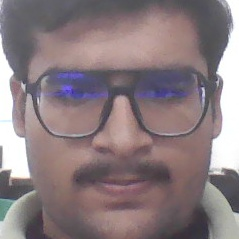
#> input picture temp_face.jpg, 239 x 239 px, given in place of the camera
$ python enhanced_face_attendance_red.py
#> lines starting #> are read from the running program, lines starting #| are printed output that depends on the picture; after the words box and inside, x2 and y2 are one past the last pixel; in counts of white or black regions, pixels touching at a corner belong together
import cv2
import numpy as np
import os
import json
import pickle
import sqlite3
from datetime import datetime
import time
import threading
import shutil

class EnhancedFaceRecognition:
    def __init__(self):
        # Initialize face detector
        self.face_cascade = cv2.CascadeClassifier(cv2.data.haarcascades + 'haarcascade_frontalface_default.xml')

        # Database and storage setup
        self.attendance_db = "attendance.db"
        self.known_faces_dir = "known_faces"
        self.face_encodings_file = "face_encodings.pkl"

        # Data structures
        self.known_face_encodings = []
        self.known_face_names = []

        # Tracking variables
        self.current_unknown_face = None
        self.pending_name_input = False
        self.name_input = ""
        self.unknown_face_detected = False
        self.unknown_face_timer = 0

        # Create directories if they don't exist
        os.makedirs(self.known_faces_dir, exist_ok=True)

        # Initialize systems
        self.setup_database()
        self.load_known_faces()

    def setup_database(self):
        """Initialize SQLite database for attendance"""
        conn = sqlite3.connect(self.attendance_db)
        cursor = conn.cursor()

        cursor.execute('''
            CREATE TABLE IF NOT EXISTS attendance (
                id INTEGER PRIMARY KEY AUTOINCREMENT,
                name TEXT NOT NULL,
                date TEXT NOT NULL,
                time TEXT NOT NULL,
                status TEXT DEFAULT 'Present',
                created_at TIMESTAMP DEFAULT CURRENT_TIMESTAMP
            )
        ''')

        conn.commit()
        conn.close()
        print("✅ Database initialized successfully")

    def load_known_faces(self):
        """Load known faces from directory and generate encodings"""
        print("🔄 Loading known faces...")

        # Try to load pre-computed encodings
        if os.path.exists(self.face_encodings_file):
            try:
                with open(self.face_encodings_file, 'rb') as f:
#> (reads face_encodings.pkl from the repository)
#> the answer given: 1
                    data = pickle.load(f)
                    self.known_face_encodings = data['encodings']
                    self.known_face_names = data['names']
                print(f"✅ Loaded {len(self.known_face_names)} known faces from cache")
                return
            except:
                print("❌ Failed to load cached encodings, regenerating...")

        # Regenerate encodings from images
        self.known_face_encodings = []
        self.known_face_names = []

        # Load from person folders
        for person_name in os.listdir(self.known_faces_dir):
            person_dir = os.path.join(self.known_faces_dir, person_name)
            if os.path.isdir(person_dir):
                # Get all images for this person
                image_files = [f for f in os.listdir(person_dir) if f.lower().endswith(('.jpg', '.jpeg', '.png'))]

                if image_files:
                    # Use the first image for encoding
                    first_image_path = os.path.join(person_dir, image_files[0])
                    image = cv2.imread(first_image_path)

                    if image is not None:
                        gray = cv2.cvtColor(image, cv2.COLOR_BGR2GRAY)
                        faces = self.face_cascade.detectMultiScale(gray, scaleFactor=1.1, minNeighbors=5, minSize=(30, 30))

                        if len(faces) == 1:
                            encoding = self.simple_face_encoding(image, faces[0])
                            if encoding is not None:
                                self.known_face_encodings.append(encoding)
                                self.known_face_names.append(person_name)
                                print(f"✅ Loaded face: {person_name} ({len(image_files)} photos)")

        # Save encodings for future use
        self.save_face_encodings()
        print(f"✅ Loaded {len(self.known_face_names)} known faces")

    def save_face_encodings(self):
        """Save face encodings to file"""
        data = {
            'encodings': self.known_face_encodings,
            'names': self.known_face_names
        }
        with open(self.face_encodings_file, 'wb') as f:
            pickle.dump(data, f)

    def simple_face_encoding(self, image, face_rect):
        """Create a simple face encoding using face region features"""
        try:
            x, y, w, h = face_rect

            # Extract face region
            face_roi = image[y:y+h, x:x+w]

            # Resize to standard size
            face_roi = cv2.resize(face_roi, (100, 100))

            # Convert to grayscale
            face_gray = cv2.cvtColor(face_roi, cv2.COLOR_BGR2GRAY)

            # Flatten and normalize
            encoding = face_gray.flatten().astype(np.float32)
            encoding /= 255.0  # Normalize to [0, 1]

            return encoding
        except Exception as e:
            print(f"❌ Error creating face encoding: {e}")
            return None

    def recognize_face(self, face_encoding):
        """Recognize a face from known encodings"""
        if not self.known_face_encodings:
            return None

        best_match_index = None
        best_distance = float('inf')

        for i, known_encoding in enumerate(self.known_face_encodings):
            distance = np.linalg.norm(face_encoding - known_encoding)
            if distance < best_distance:
                best_distance = distance
                best_match_index = i

        # Use a threshold to determine if it's a match
        if best_distance < 0.6:  # Adjust this threshold as needed
            return self.known_face_names[best_match_index]

        return None

    # [118 lines left out: function register_new_face, not called in this run]

    def save_new_face(self, image, face_rect, name):
        """Save a new face image from automatic detection"""
        try:
            x, y, w, h = face_rect

            # Create person's folder
            safe_name = "".join(c for c in name if c.isalnum() or c in (' ', '-', '_')).rstrip()
            person_dir = os.path.join(self.known_faces_dir, safe_name)
            os.makedirs(person_dir, exist_ok=True)

            # Extract face region
            face_roi = image[y:y+h, x:x+w]

            # Save single photo for automatic detection
            filename = f"auto_detected.jpg"
            filepath = os.path.join(person_dir, filename)
            cv2.imwrite(filepath, face_roi)

            print(f"✅ Saved new face: {name}")

            # Add to known faces
            encoding = self.simple_face_encoding(image, face_rect)
            if encoding is not None:
                self.known_face_encodings.append(encoding)
                self.known_face_names.append(name)
                self.save_face_encodings()

            return True
        except Exception as e:
            print(f"❌ Error saving new face: {e}")
            return False

    def mark_attendance(self, name):
        """Mark attendance in database"""
        today = datetime.now().strftime("%Y-%m-%d")
        current_time = datetime.now().strftime("%H:%M:%S")

        conn = sqlite3.connect(self.attendance_db)
        cursor = conn.cursor()

        # Check if already marked today
        cursor.execute(
            "SELECT id FROM attendance WHERE name = ? AND date = ?",
            (name, today)
        )

        if not cursor.fetchone():
            cursor.execute(
                "INSERT INTO attendance (name, date, time, status) VALUES (?, ?, ?, ?)",
                (name, today, current_time, 'Present')
            )
            conn.commit()
            print(f"✅ Attendance marked for {name} at {current_time}")
            result = True
        else:
            print(f"ℹ️ {name} already marked present today")
            result = False

        conn.close()
        return result

    def export_attendance(self):
        """Export today's attendance to CSV"""
        today = datetime.now().strftime("%Y-%m-%d")
        filename = f"attendance_{today}.csv"

        conn = sqlite3.connect(self.attendance_db)
        cursor = conn.cursor()

        cursor.execute(
            "SELECT name, date, time, status FROM attendance WHERE date = ? ORDER BY time",
            (today,)
        )

        records = cursor.fetchall()

        # Write to CSV
        import csv
        with open(filename, 'w', newline='') as csvfile:
            writer = csv.writer(csvfile)
            writer.writerow(['Name', 'Date', 'Time', 'Status'])
            writer.writerows(records)

        conn.close()
        print(f"📊 Attendance exported to {filename}")
        return len(records)

    # [24 lines left out: function view_attendance, not called in this run]

    def get_name_input(self):
        """Get name input from user in a separate thread"""
        print("\n🎯 NEW FACE DETECTED!")
        print("🔴 UNKNOWN PERSON DETECTED!")
        print("Please enter the name for this face:")
        self.name_input = input("Name: ").strip()
        self.pending_name_input = False

    def process_unknown_face(self, image, face_rect, face_encoding):
        """Process an unknown face - ask for name and save"""
        if self.pending_name_input:
            return "⏳ Waiting for name input..."

        # Set unknown face flag for visual feedback
        self.unknown_face_detected = True
        self.unknown_face_timer = time.time()

        # Store the unknown face data
        self.current_unknown_face = {
            'image': image.copy(),
            'face_rect': face_rect,
            'encoding': face_encoding
        }

        # Start name input in a separate thread
        self.pending_name_input = True
        input_thread = threading.Thread(target=self.get_name_input)
        input_thread.daemon = True
        input_thread.start()

        return "🔴 UNKNOWN - Enter name in console"

    def check_name_input(self):
        """Check if name input is complete and process the face"""
        if not self.pending_name_input and self.current_unknown_face is not None and self.name_input:
            # Process the saved face with the provided name
            image = self.current_unknown_face['image']
            face_rect = self.current_unknown_face['face_rect']
            encoding = self.current_unknown_face['encoding']
            name = self.name_input

            # Save the new face
            if self.save_new_face(image, face_rect, name):
                # Mark attendance
                self.mark_attendance(name)
                print(f"✅ Successfully registered {name} and marked attendance!")

            # Reset unknown face flag
            self.unknown_face_detected = False

            # Reset
            self.current_unknown_face = None
            self.name_input = ""
            return True

        return False

    def draw_red_alert(self, frame):
        """Draw red alert border and warning message"""
        height, width = frame.shape[:2]

        # Draw red border
        border_thickness = 10
        cv2.rectangle(frame, (0, 0), (width, height), (0, 0, 255), border_thickness)

        # Draw flashing red background for warning text
        current_time = time.time()
        if int(current_time * 2) % 2 == 0:  # Flash every 0.5 seconds
            cv2.rectangle(frame, (0, 0), (width, 80), (0, 0, 255), -1)
            cv2.putText(frame, "🚨 UNKNOWN FACE DETECTED!", (width//2 - 200, 30),
                       cv2.FONT_HERSHEY_SIMPLEX, 0.8, (255, 255, 255), 2)
            cv2.putText(frame, "Please enter name in console", (width//2 - 180, 60),
                       cv2.FONT_HERSHEY_SIMPLEX, 0.6, (255, 255, 255), 2)

        return frame

    def run_interactive_attendance(self):
        """Run interactive face recognition attendance system"""
        cap = cv2.VideoCapture(0)

        if not cap.isOpened():
            print("❌ Error: Could not open webcam")
            return

        print("\n🎥 Interactive Face Recognition Started")
        print("🔍 System will:")
        print("   - Show 🟢 GREEN for known faces")
        print("   - Show 🔴 RED for unknown faces")
        print("   - Ask for name when new face is detected")
        print("   - Prevent duplicate attendance")
        print("\nControls:")
        print("   - 'q': Quit")
        print("   - 'v': View attendance")
        print("   - 'e': Export attendance")
        print("   - 'c': Clear pending name input")

        # Track recently processed faces to avoid duplicates
        recent_faces = {}
        attendance_marked_today = set()

        while True:
            ret, frame = cap.read()
#> frame is the input picture: shape (239, 239, 3); mean B, G, R 127.5, 123.9, 138.6
            if not ret:
                print("❌ Error: Could not read frame")
                break

            # Create a copy for display
            display_frame = frame.copy()

            # Convert to grayscale for face detection
            gray = cv2.cvtColor(frame, cv2.COLOR_BGR2GRAY)
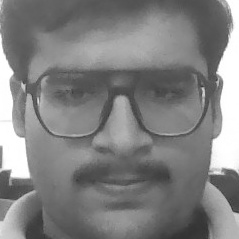
#> gray: shape (239, 239); min 49, max 255, mean 128.7

            # Detect faces
            faces = self.face_cascade.detectMultiScale(
                gray,
                scaleFactor=1.1,
                minNeighbors=5,
                minSize=(50, 50)
            )
#> faces = [[17, 15, 212, 212]]

            current_time = time.time()
            face_info = []
            unknown_faces_detected = False

            # Check for completed name input
            if self.check_name_input():
                # Refresh known faces after adding new one
                self.load_known_faces()

            # Reset unknown face flag after 3 seconds if no input
            if self.unknown_face_detected and current_time - self.unknown_face_timer > 3:
                self.unknown_face_detected = False

            for (x, y, w, h) in faces:
                # Create face encoding
                face_encoding = self.simple_face_encoding(frame, (x, y, w, h))

                if face_encoding is not None:
                    # Try to recognize face
                    name = self.recognize_face(face_encoding)

                    if name:
                        # Known face - check if attendance already marked today
                        if name not in attendance_marked_today:
                            # Mark attendance for known face (only once per day)
                            if self.mark_attendance(name):
                                attendance_marked_today.add(name)
                            status = "✅ Known - Attendance Marked"
                        else:
                            status = "✅ Known - Already Marked"
                        color = (0, 255, 0)  # Green
                        thickness = 2
                    else:
                        # Unknown face
                        unknown_faces_detected = True
                        face_id = f"unknown_{hash(face_encoding.tobytes()) % 10000:04d}"

                        # Check if we're already processing this face
                        if face_id in recent_faces and current_time - recent_faces[face_id] < 5:
                            status = "⏳ Processing..."
                            color = (255, 165, 0)  # Orange
                            name = "Unknown"
                            thickness = 2
                        else:
                            # New unknown face - ask for name
                            status = self.process_unknown_face(frame, (x, y, w, h), face_encoding)
                            recent_faces[face_id] = current_time
                            color = (0, 0, 255)  # RED for unknown
                            name = "UNKNOWN"
                            thickness = 3  # Thicker border for unknown faces

                    face_info.append((x, y, w, h, name, status, color, thickness))
#> this loop made 1 pass; the answer given on pass 1: temp_face.jpg
#> (unknown_faces_detected, face_id) on pass 1: (True, 'unknown_7507')
#> pass 1, in simple_face_encoding, `face_roi = cv2.resize(face_roi, (100, 100))`:
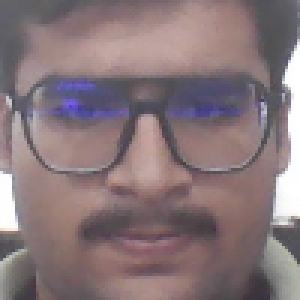
#> face_roi: shape (100, 100, 3) (shown 3 times larger); mean B, G, R 121.9, 118, 135.8
#> pass 1, in simple_face_encoding, `face_gray = cv2.cvtColor(face_roi, cv2.COLOR_BGR2GRAY)`:
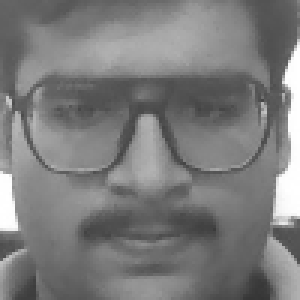
#> face_gray: shape (100, 100) (shown 3 times larger); min 53, max 255, mean 123.8
#> after the loop, attendance_marked_today = 0 items; face_info = [(17, 15, 212, 212, 'UNKNOWN', '🔴 UNKNOWN - Enter name in console', (0, 0, 255), 3)]; recent_faces = {'unknown_7507': 1.8e+09}

            # Draw face rectangles and info
            for (x, y, w, h, name, status, color, thickness) in face_info:
                # Draw rectangle with appropriate thickness
                cv2.rectangle(display_frame, (x, y), (x+w, y+h), color, thickness)

                # Draw name and status with background for better visibility
                text_color = (255, 255, 255)  # White text

                # For unknown faces, use red background
                if color == (0, 0, 255):
                    bg_color = (0, 0, 255)  # Red background
                    text_size_name = cv2.getTextSize(name, cv2.FONT_HERSHEY_SIMPLEX, 0.6, 2)[0]
                    cv2.rectangle(display_frame, (x, y-35), (x+text_size_name[0], y), bg_color, -1)
                    cv2.putText(display_frame, name, (x, y-10),
                               cv2.FONT_HERSHEY_SIMPLEX, 0.6, text_color, 2)

                    text_size_status = cv2.getTextSize(status, cv2.FONT_HERSHEY_SIMPLEX, 0.5, 1)[0]
                    cv2.rectangle(display_frame, (x, y+h), (x+text_size_status[0], y+h+25), bg_color, -1)
                    cv2.putText(display_frame, status, (x, y+h+20),
                               cv2.FONT_HERSHEY_SIMPLEX, 0.5, text_color, 1)
                else:
                    # For known faces, use semi-transparent background
                    cv2.putText(display_frame, name, (x, y-10),
                               cv2.FONT_HERSHEY_SIMPLEX, 0.5, color, 1)
                    cv2.putText(display_frame, status, (x, y+h+20),
                               cv2.FONT_HERSHEY_SIMPLEX, 0.4, color, 1)
#> this loop made 1 pass
#> (x, y, w, h, name, status, thickness, text_color) on pass 1: (17, 15, 212, 212, 'UNKNOWN', '🔴 UNKNOWN - Enter name in console', 3, (255, 255, 255))
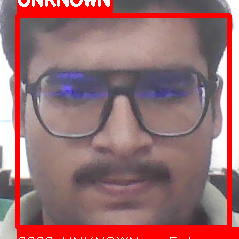
#> display_frame: shape (239, 239, 3); 13.13% of pixels changed, all inside (x1, y1, x2, y2) = (15, 0, 239, 239)

            # Draw red alert if unknown faces are detected
            if unknown_faces_detected or self.unknown_face_detected:
                display_frame = self.draw_red_alert(display_frame)
#> in draw_red_alert, `cv2.rectangle(frame, (0, 0), (width, height), (0, 0, 255), border_thic..`:
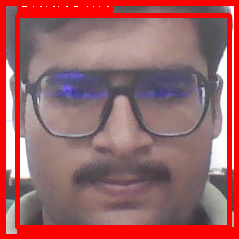
#> frame: shape (239, 239, 3); mean B, G, R 100.8, 97.6, 160.1

            # Display stats with colored backgrounds
            cv2.rectangle(display_frame, (5, 5), (300, 100), (0, 0, 0), -1)  # Black background for stats
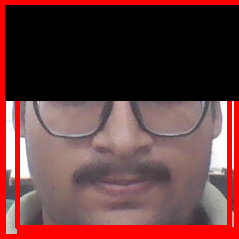
#> display_frame: shape (239, 239, 3); mean B, G, R 58.6, 58.2, 101

            cv2.putText(display_frame, f'Known Faces: {len(self.known_face_names)}', (10, 25),
                       cv2.FONT_HERSHEY_SIMPLEX, 0.6, (255, 255, 255), 1)
            cv2.putText(display_frame, f'Faces Detected: {len(faces)}', (10, 50),
                       cv2.FONT_HERSHEY_SIMPLEX, 0.6, (255, 255, 255), 1)

            # Show unknown face warning
            if unknown_faces_detected:
                cv2.putText(display_frame, 'UNKNOWN FACE: 🔴', (10, 75),
                           cv2.FONT_HERSHEY_SIMPLEX, 0.6, (0, 0, 255), 2)
            else:
                cv2.putText(display_frame, 'Status: 🟢 All Known', (10, 75),
                           cv2.FONT_HERSHEY_SIMPLEX, 0.6, (0, 255, 0), 1)

            # Show pending input status
            if self.pending_name_input:
                warning_text = "🔴 ENTER NAME IN CONSOLE NOW!"
                text_size = cv2.getTextSize(warning_text, cv2.FONT_HERSHEY_SIMPLEX, 0.7, 2)[0]
                cv2.rectangle(display_frame, (5, 105), (5 + text_size[0] + 10, 140), (0, 0, 255), -1)
                cv2.putText(display_frame, warning_text, (10, 130),
                           cv2.FONT_HERSHEY_SIMPLEX, 0.7, (255, 255, 255), 2)

            # Display controls
            cv2.putText(display_frame, "Press 'q':Quit 'v':View 'e':Export 'c':Clear", (10, 160),
                       cv2.FONT_HERSHEY_SIMPLEX, 0.4, (255, 255, 255), 1)
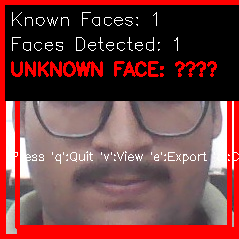
#> display_frame: shape (239, 239, 3); mean B, G, R 62.4, 62, 111.2

            # Display frame
            cv2.imshow('DevMo - Face Recognition (🔴=Unknown)', display_frame)

            # Handle key presses
            key = cv2.waitKey(1) & 0xFF
#> (key q is pressed here)
            if key == ord('q'):
                break
            elif key == ord('v'):
                self.view_attendance()
            elif key == ord('e'):
                count = self.export_attendance()
                print(f"Exported {count} records")
            elif key == ord('c'):
                if self.pending_name_input:
                    self.pending_name_input = False
                    self.unknown_face_detected = False
                    self.current_unknown_face = None
                    self.name_input = ""
                    print("✅ Cleared pending name input")

        cap.release()
        cv2.destroyAllWindows()

def main():
    system = EnhancedFaceRecognition()

    while True:
        print("\n" + "="*60)
        print("           DevMo - Enhanced Face Recognition System")
        print("="*60)
        print("1. Start Interactive Attendance System")
        print("2. Add New Face (Register Person)")
        print("3. View Today's Attendance")
        print("4. Export Attendance to CSV")
        print("5. View Known Faces")
        print("6. Exit")

#> (the run stopped early here; a loop or call above may not have finished)
